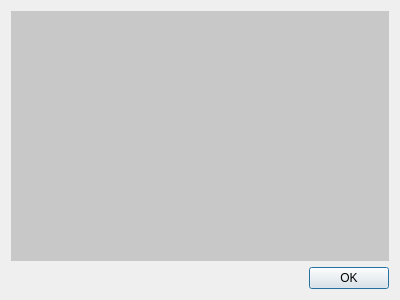
<?xml version="1.0" encoding="UTF-8"?>
<ui version="4.0">
 <class>ShowHistogram</class>
 <widget class="QDialog" name="ShowHistogram">
  <property name="geometry">
   <rect>
    <x>0</x>
    <y>0</y>
    <width>400</width>
    <height>300</height>
   </rect>
  </property>
  <property name="windowTitle">
   <string>Istogramma</string>
  </property>
  <layout class="QGridLayout" name="gridLayout">
   <item row="0" column="0">
    <widget class="QLabel" name="label">
     <property name="styleSheet">
      <string notr="true">QLabel {
	background-color: rgb(200, 200, 200);
}</string>
     </property>
     <property name="text">
      <string/>
     </property>
     <property name="scaledContents">
      <bool>true</bool>
     </property>
    </widget>
   </item>
   <item row="1" column="0">
    <widget class="QDialogButtonBox" name="buttonBox">
     <property name="standardButtons">
      <set>QDialogButtonBox::Ok</set>
     </property>
    </widget>
   </item>
  </layout>
 </widget>
 <resources/>
 <connections>
  <connection>
   <sender>buttonBox</sender>
   <signal>accepted()</signal>
   <receiver>ShowHistogram</receiver>
   <slot>accept()</slot>
   <hints>
    <hint type="sourcelabel">
     <x>199</x>
     <y>274</y>
    </hint>
    <hint type="destinationlabel">
     <x>199</x>
     <y>149</y>
    </hint>
   </hints>
  </connection>
 </connections>
</ui>
